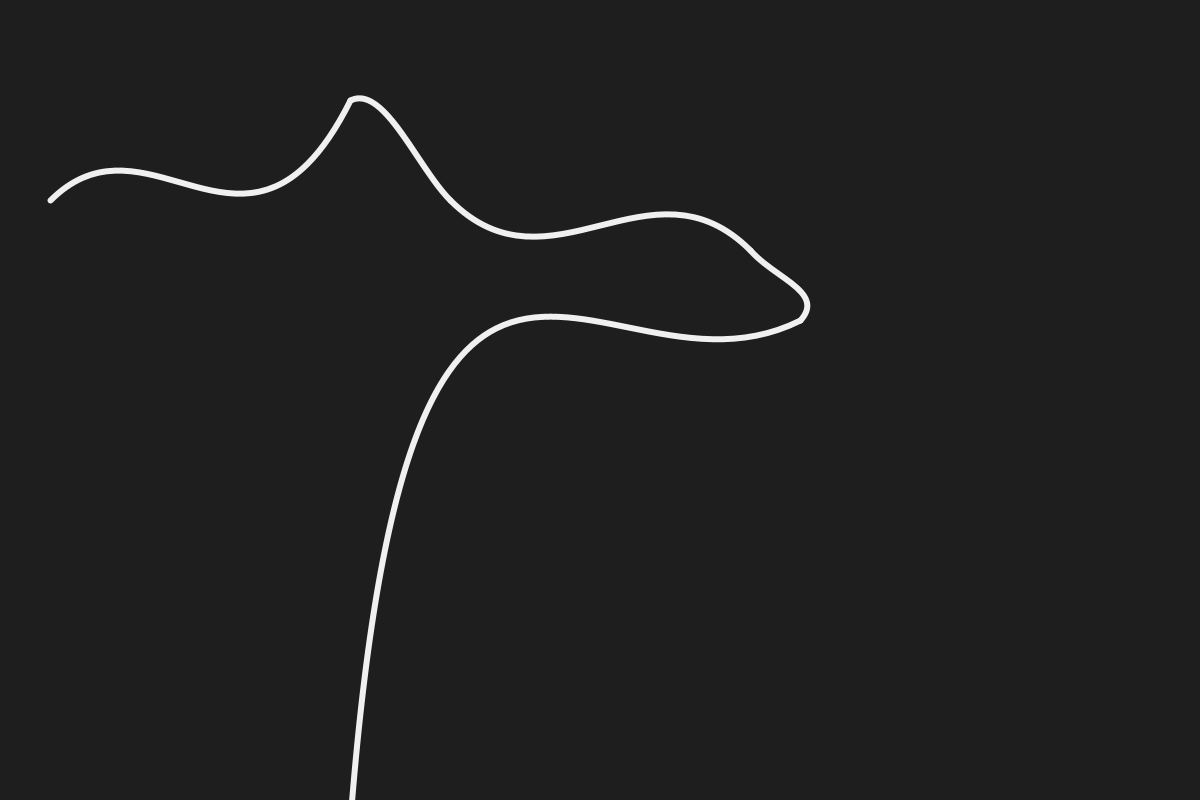
Frame 1 (no input)
Frame 60 (the mouse pressed at the canvas centre just before this capture): identical to frame 1, image omitted
Frame 120 (the mouse held since frame 60 and released just before this capture): identical to frame 1, image omitted

The Processing sketch that drew this single still picture (run headless with seeded random() and noise(); from frame 60 on, the mouse is pressed at the canvas centre):

// Processing sketch: Tutorial02
// ── Tutorial02.pde
int fps = 60;
int frameCounting = 0;

float[][][] points = 
{
  {{50, 200}, {150, 100}, {250, 300}, {350, 100}},
  {{450, 200}, {550, 300}, {650, 150}, {750, 250}},
  {{800, 320}, {600, 420}, {410, 50}, {350, 820}}
};

void continuousCurve(float[][][] points, color InColor, float InStrokeWeight)
{
    stroke(InColor);
    strokeWeight(InStrokeWeight);
    strokeCap(ROUND);
    //SQUARE PROJECT
    noFill();

    // 使用多个 bezier()和curve() 函数连接曲线段
    for (int i = 0; i < points.length; ++i) 
    {
        
        if (i > 0)
        {
            println("DrawCurve");
            curve(points[i-1][2][0],points[i-1][2][1],
                  points[i-1][3][0],points[i-1][3][1],
                  points[i][0][0],points[i][0][1],
                  points[i][1][0],points[i][1][1]);
        }
        
        println("DrawBezeir");
        bezier(points[i][0][0], points[i][0][1], 
               points[i][1][0], points[i][1][1], 
               points[i][2][0], points[i][2][1], 
               points[i][3][0], points[i][3][1]);
   }
}

void setup() 
{
    size(1200, 800, JAVA2D);
    background(30);
    frameRate(fps);
    

    continuousCurve(points,240,6);
}

void draw()
{
    ++frameCounting;
    float timer = (float)frameCounting/(float)fps;

    
}
